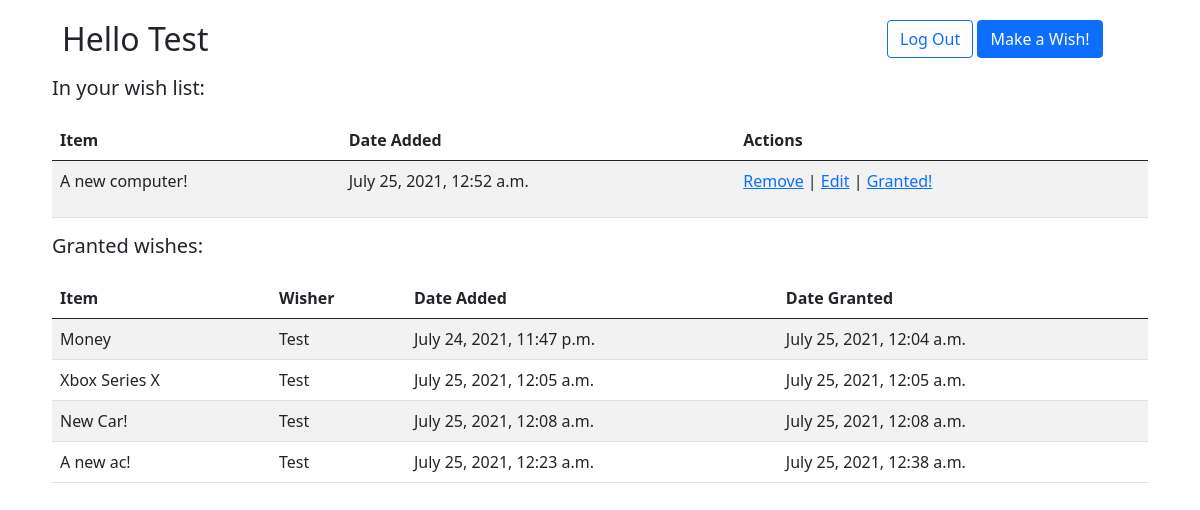
Screenshot of /wishes (signed in) with the database file from the repository.
### wish_app/models.py (models this page shows)
class User(models.Model):
    first_name = models.CharField(max_length=75)
    last_name = models.CharField(max_length=75)
    email = models.CharField(max_length=75)
    password = models.CharField(max_length=75)
    created_at = models.DateTimeField(auto_now_add=True)
    updated_at = models.DateTimeField(auto_now=True)
    objects = UserManager()

class Wish(models.Model):
    item = models.CharField(max_length=255)
    description = models.TextField(max_length=255)
    uploaded_by = models.ForeignKey(User, related_name="wishes_uploaded", on_delete=models.CASCADE)
    granted = models.BooleanField(default=False, blank=False, null=False)
    created_at = models.DateTimeField(auto_now_add=True)
    updated_at = models.DateTimeField(auto_now=True)
    objects = WishManager()

### wish_app/views.py (the view)
# urls.py: path('wishes', views.all_wishes),
def all_wishes(request):
    context = {
        'user': User.objects.get(id=request.session['logged_user_id']),
        'user_wishes' : Wish.objects.filter(uploaded_by=request.session['logged_user_id']),
        'granted_wishes' : Wish.objects.filter(uploaded_by=request.session['logged_user_id'], granted = True)
        }
    return render(request, 'main.html', context)

### wish_app/templates/main.html (shortened to what this page needs)
<!DOCTYPE html>
<html lang="en">
<head>
    <link href="https://cdn.jsdelivr.net/npm/bootstrap@5.0.2/dist/css/bootstrap.min.css" rel="stylesheet"
>
{% load static %}
<link rel="stylesheet" href="{% static 'style.css' %}">
</head>
<body>
    <div class="container" id="wrapper">
        <div class="row" id="upper">
            <div class="col-sm-9">
                <h2>Hello {{user.first_name}} </h2>
            </div>
            <div class="col-sm-3">
                <a href="/logout" class="btn btn-outline-primary">Log Out</a>
                <a href="/wishes/new" class="btn btn-primary">Make a Wish!</a>
            </div>
        </div>
        <div class="container" id="top">
        <h5>In your wish list:</h5>
        <table class="table table-striped">
            <thead>
                <th>Item</th>
                <th>Date Added</th>
                <th>Actions</th>
            </thead>
            <tbody>
                {% for wish in user_wishes %}
                {% if wish.granted == False %}
                <tr>
                    <td>{{wish.item}}</td>
                    <td>{{wish.created_at}}</td>
                    <td><p><a href="/wishes/delte/{{wish.id}}">Remove</a> | <a href="/wishes/edit/{{wish.id}}">Edit</a> | <a href="/wishes/granted/{{wish.id}}">Granted!</a> </p></td>
                </tr>
                {%endif%}
                {%endfor%}
            </tbody>
        </table>
    </div>
    <div class="container" id="bottom">
        <h5>Granted wishes:</h5>
        <table class="table table-striped">
            <thead>
                <th>Item</th>
                <th>Wisher</th>
                <th>Date Added</th>
                <th>Date Granted</th>
            </thead>
            <tbody>
                {% for wish in granted_wishes %}
                <tr>
                    <td>{{wish.item}}</td>
                    <td>{{wish.uploaded_by.first_name}}</td>
                    <td>{{wish.created_at}}</td>
                    <td>{{wish.updated_at}}</td>
                </tr>
                {%endfor%}
            </tbody>
        </table>
    </div>
    </div>
</body>
</html>

### wish_app/static/style.css (style rules this page uses)
* { margin: 0px, auto; padding: 0px; }
#wrapper { padding: 10px; }
form,table { margin-top: 20px; }
#upper { margin: 10px; }

### rows the page displays
User: first_name "Test"
Wish: item "A new computer!", created_at "July 25, 2021, 12:52 a.m."
Wish: item "Money", uploaded_by.first_name "Test", created_at "July 24, 2021, 11:47 p.m.", updated_at "July 25, 2021, 12:04 a.m."
Wish: item "Xbox Series X", uploaded_by.first_name "Test", created_at "July 25, 2021, 12:05 a.m.", updated_at "July 25, 2021, 12:05 a.m."
Wish: item "New Car!", uploaded_by.first_name "Test", created_at "July 25, 2021, 12:08 a.m.", updated_at "July 25, 2021, 12:08 a.m."
Wish: item "A new ac!", uploaded_by.first_name "Test", created_at "July 25, 2021, 12:23 a.m.", updated_at "July 25, 2021, 12:38 a.m."
